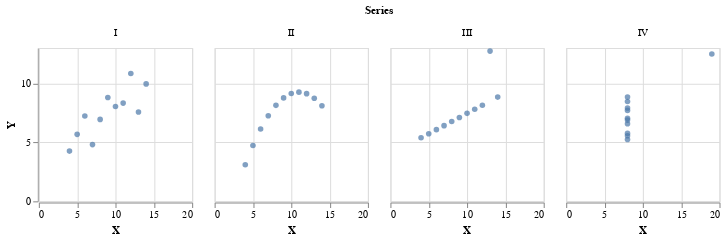

The code cell stored with this chart in its notebook:
### Code cell
create_anscombe(anscombe)

### Figure 1 — Vega-Lite specification as saved in the notebook (floating-point values rounded to 4 significant figures)
{"config": {"view": {"continuousWidth": 400, "continuousHeight": 300}}, "data": {"name": "data-3d23a3381c61efd5a9c7a8abc82c6d65"}, "mark": "circle", "encoding": {"facet": {"type": "nominal", "field": "Series"}, "x": {"type": "quantitative", "field": "X"}, "y": {"type": "quantitative", "field": "Y"}}, "height": 150, "width": 150, "$schema": "https://vega.github.io/schema/vega-lite/v4.8.1.json", "datasets": {"data-3d23a3381c61efd5a9c7a8abc82c6d65": [{"Series": "I", "X": 10, "Y": 8.04}, {"Series": "I", "X": 8, "Y": 6.95}, {"Series": "I", "X": 13, "Y": 7.58}, {"Series": "I", "X": 9, "Y": 8.81}, {"Series": "I", "X": 11, "Y": 8.33}, {"Series": "I", "X": 14, "Y": 9.96}, {"Series": "I", "X": 6, "Y": 7.24}, {"Series": "I", "X": 4, "Y": 4.26}, {"Series": "I", "X": 12, "Y": 10.84}, {"Series": "I", "X": 7, "Y": 4.81}, {"Series": "I", "X": 5, "Y": 5.68}, {"Series": "II", "X": 10, "Y": 9.14}, {"Series": "II", "X": 8, "Y": 8.14}, {"Series": "II", "X": 13, "Y": 8.74}, {"Series": "II", "X": 9, "Y": 8.77}, {"Series": "II", "X": 11, "Y": 9.26}, {"Series": "II", "X": 14, "Y": 8.1}, {"Series": "II", "X": 6, "Y": 6.13}, {"Series": "II", "X": 4, "Y": 3.1}, {"Series": "II", "X": 12, "Y": 9.13}, {"Series": "II", "X": 7, "Y": 7.26}, {"Series": "II", "X": 5, "Y": 4.74}, {"Series": "III", "X": 10, "Y": 7.46}, {"Series": "III", "X": 8, "Y": 6.77}, {"Series": "III", "X": 13, "Y": 12.74}, {"Series": "III", "X": 9, "Y": 7.11}, {"Series": "III", "X": 11, "Y": 7.81}, {"Series": "III", "X": 14, "Y": 8.84}, {"Series": "III", "X": 6, "Y": 6.08}, {"Series": "III", "X": 4, "Y": 5.39}, {"Series": "III", "X": 12, "Y": 8.15}, {"Series": "III", "X": 7, "Y": 6.42}, {"Series": "III", "X": 5, "Y": 5.73}, {"Series": "IV", "X": 8, "Y": 6.58}, {"Series": "IV", "X": 8, "Y": 5.76}, {"Series": "IV", "X": 8, "Y": 7.71}, {"Series": "IV", "X": 8, "Y": 8.84}, {"Series": "IV", "X": 8, "Y": 8.47}, {"Series": "IV", "X": 8, "Y": 7.04}, {"Series": "IV", "X": 8, "Y": 5.25}, {"Series": "IV", "X": 19, "Y": 12.5}, {"Series": "IV", "X": 8, "Y": 5.56}, {"Series": "IV", "X": 8, "Y": 7.91}, {"Series": "IV", "X": 8, "Y": 6.89}]}}
